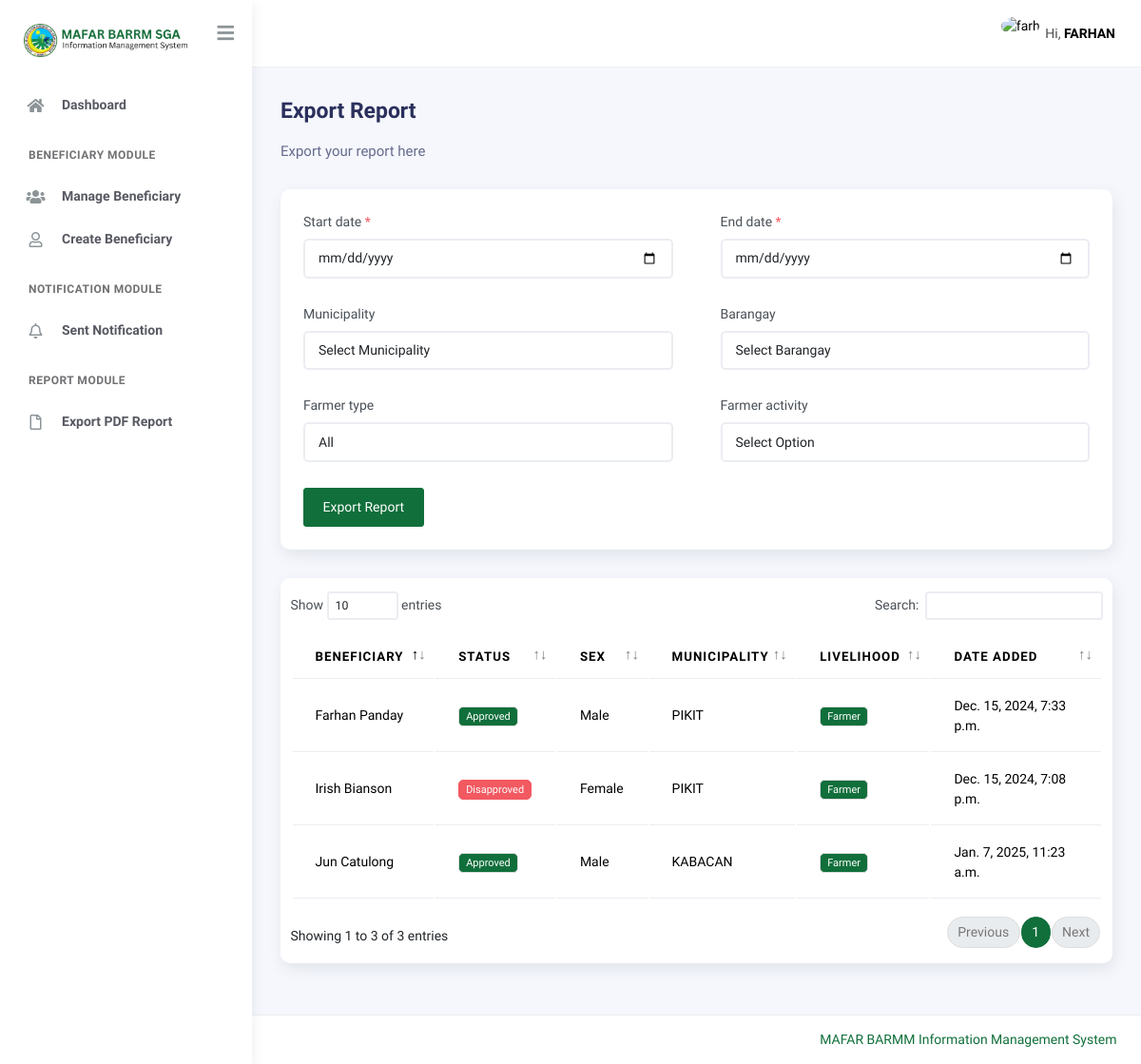
The page /mafar/report (signed in) on the database its author committed.
### main/models.py (models this page shows, shortened)
class Municpality(models.Model):
    municipality = models.CharField(max_length=255)
    date_added = models.DateTimeField(auto_now_add=True)
    class Meta:
        verbose_name_plural = "Municipality"
        verbose_name = "Municipality"
    def __str__(self) -> str:
        return self.municipality

class Barangay(models.Model):
    municipality = models.ForeignKey('Municpality', on_delete=models.CASCADE, blank=True, null=True)
    barangay = models.CharField(max_length=255)
    date_added = models.DateTimeField(auto_now_add=True)
    class Meta:
        verbose_name_plural = "Barangay"
        verbose_name = "Barangay"
    def __str__(self) -> str:
        return self.barangay

class FarmProfile(models.Model):
    MAIN_LIVELIHOOD = (
        ("Farmer", "Farmer"),
        ("Farm Worker", "Farm Worker"),
        ("Agri Youth", "Agri Youth"),
    )
    FARMER = (
        ("Rice", "Rice"),
        ("Corn", "Corn"),
        ("Other Crops", "Other Crops"),
        ("Livestock", "Livestock"),
        ("Poultry", "Poultry"),
    )
    FARM_WORKER = (
        ("Land Preparation", "Land Preparation"),
        ("Planting", "Planting"),
        ("Cultivation", "Cultivation"),
        ("Harvesting", "Harvesting"),
        ("Others", "Others"),
    )
    AGRIYOUTH_WORKER = (
        ("1", "Part of a farming household"),
        ("2", "Attending/attended formal agri-fishery related course"),
        ("3", "Attending/attended non-formal agri-fishery related course"),
        ("4", "Participated in any agricultural activity/program."),
        ("5", "Others"),
    )
    related_to = models.ForeignKey(PersonalInformation, on_delete=models.CASCADE)
    main_livelihood = models.CharField(max_length=255, choices=MAIN_LIVELIHOOD)
    activity_farmer = models.CharField(
        max_length=50, choices=FARMER, null=True, blank=True
    )
    specific_farming_activity = models.CharField(max_length=50, null=True, blank=True)
    activity_farmworker = models.CharField(
        max_length=50, choices=FARM_WORKER, null=True, blank=True
    )
    specific_farmworker_activity = models.CharField(
        max_length=50, null=True, blank=True
    )
    activity_agriyouth = models.CharField(
        max_length=50, choices=AGRIYOUTH_WORKER, null=True, blank=True
    )
    specific_agriyouth_activity = models.CharField(max_length=50, null=True, blank=True)
    status = models.CharField(
        max_length=100,
        default="Pending",
        null=True,
        blank=True,
        choices=(
            ("Pending", "Pending"),
            ("Approved", "Approved"),
            ("Disapproved", "Disapproved"),
        ),
    )
    reason = models.TextField(max_length=255, blank=True, null=True, help_text="Reason why disapproved")
    date_added = models.DateTimeField(auto_now_add=True)
    class Meta:
        verbose_name = "Farm Profile"
        verbose_name_plural = "Farm Profiles"

class PersonalInformation(models.Model):
    EXTENSIONS = (
        ("None", "None"),
        ("Sr.", "Sr."),
        ("Jr.", "Jr."),
    )
    GENDER = (("Male", "Male"), ("Female", "Female"))
    HIGHEST_EDUCATION = (
        ("Pre-school", "Pre-school"),
        ("Elementary", "Elementary"),
        ("High School", "High School"),
        ("Junior High School", "Junior High School"),
        ("Senior High School", "Senior High School"),
        ("College", "College"),
        ("Vocational", "Vocational"),
        ("Post-graduate", "Post-graduate"),
        ("None", "None"),
    )
    RELIGION = (
        ("Christianity", "Christianity"),
        ("Islam", "Islam"),
        ("Others", "Others"),
    )
    CIVIL_STATUS = (
        ("Single", "Single"),
        ("Married", "Married"),
        ("Widowed", "Widowed"),
        ("Separated", "Separated"),
    )
    RELATIONSHIP = (
        ("Mother", "Mother"),
        ("Father", "Father"),
    )
    firstname = models.CharField(
        max_length=255, help_text="Beneficiary first name", db_index=True
    )
    middlename = models.CharField(
        max_length=255, help_text="Beneficiary middle name", db_index=True
    )
    lastname = models.CharField(
        max_length=255, help_text="Beneficiary last name", db_index=True
    )
    extension = models.CharField(
        max_length=255,
        help_text="Extension",
        choices=EXTENSIONS,
        db_index=True,
        null=True,
        blank=True,
    )
    gender = models.CharField(max_length=255, help_text="Gender", choices=GENDER)
    purok = models.CharField(max_length=255, help_text="Purok")
    municipality = models.ForeignKey(
        Municpality, on_delete=models.CASCADE, help_text="Municipality"
    )
    barangay = models.ForeignKey(
        Barangay, on_delete=models.CASCADE, help_text="Barangay"
    )
    street = models.CharField(max_length=255, help_text="Street")
    province = models.CharField(max_length=255, help_text="Province")
    region = models.CharField(max_length=255, help_text="Region")
    mobile_number = models.CharField(max_length=11, help_text="Mobile Number")
    landline_number = models.CharField(
        max_length=255, help_text="Landline Number", blank=True, null=True
    )
    dob = models.CharField(max_length=255, help_text="Date of Birth")
    pob = models.CharField(max_length=255, help_text="Place of Birth")
    provice_place_of_birth = models.CharField(
        max_length=255, help_text="Provice Place Of Birth"
    )
    country = models.CharField(max_length=255)
    education = models.CharField(
        max_length=255, help_text="Highest Formal Education", choices=HIGHEST_EDUCATION
    )
    is_pwd = models.BooleanField(default=False, help_text="Person with disability")
    is_fourps = models.BooleanField(default=False, help_text="4P's Beneficiary")
    is_member_in_ip = models.BooleanField(
        default=False, help_text="Member of an Indigenous Group"
    )
    is_household_head = models.BooleanField(default=False, help_text="Household head")
    is_with_government_id = models.BooleanField(
        default=False, help_text="Government ID"
    )
    is_member_in_any_cooperative = models.BooleanField(
        default=False, help_text="Member in any cooperative"
    )
    member_in_ip_specific = models.CharField(
        max_length=255, help_text="Specific Indigenous Group", null=True, blank=True
    )
    religion = models.CharField(
        max_length=255, choices=RELIGION, help_text="Region you belong"
    )
    civil_status = models.CharField(
        max_length=255, choices=CIVIL_STATUS, help_text="Civil status"
    )
    name_of_spouse_if_married = models.CharField(
        max_length=255, null=True, blank=True, help_text="Name of spouse if married"
    )
    mother_maiden_name = models.CharField(
        max_length=255, help_text="Mother maiden name"
    )
    name_of_household_head = models.CharField(
        max_length=255, help_text="Name of Household", blank=True, null=True
    )
    relationship = models.CharField(
        max_length=255,
        choices=RELATIONSHIP,
        null=True,
        blank=True,
        help_text="Relationship",
    )
    number_of_living_household = models.IntegerField(
        default=0, null=True, blank=True, help_text="No. of living in your household"
    )
    number_of_male = models.IntegerField(
        default=0, null=True, blank=True, help_text="No. of male in your household"
    )
    number_of_female = models.IntegerField(
        default=0, null=True, blank=True, help_text="No. of female in your household"
    )
    type_of_id = models.CharField(
        max_length=255, null=True, blank=True, help_text="What type of ID you have?"
    )
    id_number = models.CharField(
        max_length=255, null=True, blank=True, help_text="Enter your ID number"
    )
    specify_cooperative = models.CharField(
        max_length=255,
        null=True,
        blank=True,
        help_text="Specify what cooperative you are member with",
    )
    person_to_notify = models.CharField(max_length=255)
    contact_number = models.CharField(max_length=255)
    date_added = models.DateTimeField(auto_now_add=True)
    def get_full_name(self):
        return f"{self.firstname} {self.lastname}"
    class Meta:
        verbose_name = "Personal Information"
        verbose_name_plural = "Personal Informations"

### main/views.py (the view, shortened to what this page needs)
class ReportView(MustBeLoggedIn, View):
    template_name = "report.html"
    context = {}
    def get(self, request):
        self.context["items"] = FarmProfile.objects.all().order_by("-date_added")[:10]
        self.context["export_form"] = ExportReportForm()
        return render(request, self.template_name, self.context)

### main/templates/report.html (shortened to what this page needs)
{% extends './includes/base.html' %}
{% block content %}
<div class="page-inner">
    <div class="d-flex align-items-left align-items-md-center flex-column flex-md-row pt-2 pb-4">
        <div>
            <h3 class="fw-bold mb-3">Export Report</h3>
            <h6 class="op-7 mb-2">Export your report here</h6>
        </div>
    </div>
    <div class="card py-3 px-3">
        <form method="post">
            <div class="row">
                {% for input in export_form %}
                <div class="col-md-6">
                    <div class="form-group mb-2">
                        <label for="{{ input.id_for_label }}" class="form-label">
                            {{ input.label }}
                            {% if input.field.required %}
                            <span class="text-danger">*</span>
                            {% endif %}
                        </label>
                        {{ input }}
                    </div>
                </div>
                {% endfor %}
            </div>
            <div class="form-group">
                <input type="submit" value="Export Report" class="btn btn-primary">
            </div>
        </form>
    </div>
    <div class="card py-3">
        <div class="table-responsive">
            <table class="table" id="datatable">
                <thead>
                    <tr>
                        <th>Beneficiary</th>
                        <th>Status</th>
                        <th>Sex</th>
                        <th>Municipality</th>
                        <th>Livelihood</th>
                        <th>Date Added</th>
                    </tr>
                </thead>
                <tbody>
                    {% for beneficiary in items %}
                    <tr>
                        <td>{{ beneficiary.related_to.get_full_name }}</td>
                        <td>
                            {% if beneficiary.status == 'Approved' %}
                            <span class="badge bg-primary">{{ beneficiary.status }}</span>
                            {% elif beneficiary.status == 'Disapproved' %}
                            <span class="badge btn-danger">{{ beneficiary.status }}</span>
                            {% else %}
                            <span class="badge btn-warning">{{ beneficiary.status }}</span>
                            {% endif %}
                        </td>
                        <td>{{ beneficiary.related_to.gender }}</td>
                        <td>{{ beneficiary.related_to.municipality }}</td>
                        <td>
                            <span class="badge bg-primary">{{ beneficiary.main_livelihood }}</span>
                        </td>
                        <td>{{ beneficiary.related_to.date_added }}</td>
                    </tr>
                    {% endfor %}
                </tbody>
            </table>
        </div>
    </div>
</div>
{% endblock %}

### main/templates/includes/navbar.html (shortened to what this page needs)
{% load static %}
<nav class="navbar navbar-header navbar-header-transparent navbar-expand-lg border-bottom">
    <div class="container-fluid">
        <ul class="navbar-nav topbar-nav ms-md-auto align-items-center">
            <li class="nav-item topbar-user dropdown hidden-caret">
                <a
                    class="dropdown-toggle profile-pic"
                    data-bs-toggle="dropdown"
                    href="#"
                    aria-expanded="false"
                >
                    <div class="avatar-sm">
                        <img src="{% static 'assets/img/mafar-logo.png' %}" alt="{{ request.user.username }}" class="avatar-img rounded-circle">
                    </div>
                    <span class="profile-username">
                        <span class="op-7">Hi,</span>
                        <span class="fw-bold" style="text-transform: uppercase;">{{ request.user.username }}</span>
                    </span>
                </a>
            </li>
        </ul>
    </div>
</nav>

### main/templates/includes/base.html (style rules this page uses)
.btn-primary { background-color: #106F3B !important; border-color: #106F3B !important; }
select option:checked { background-color: #106F3B !important; color: #fff !important; }

### rows shown on the page
Municpality: export_form "Select Municipality"
Barangay: export_form "Select Barangay"
FarmProfile: related_to.get_full_name "Jun Catulong", status "Approved", related_to.gender "Male", related_to.municipality "KABACAN", main_livelihood "Farmer", related_to.date_added "Jan. 7, 2025, 11:23 a.m."
FarmProfile: related_to.get_full_name "Farhan Panday", status "Approved", related_to.gender "Male", related_to.municipality "PIKIT", main_livelihood "Farmer", related_to.date_added "Dec. 15, 2024, 7:33 p.m."
FarmProfile: related_to.get_full_name "Irish Bianson", status "Disapproved", related_to.gender "Female", related_to.municipality "PIKIT", main_livelihood "Farmer", related_to.date_added "Dec. 15, 2024, 7:08 p.m."

### other values the page prints
{{ request.user.username }} "FARHAN"
{{ input.label }} "Start date" "End date" "Municipality" "Barangay" "Farmer type" "Farmer activity"
